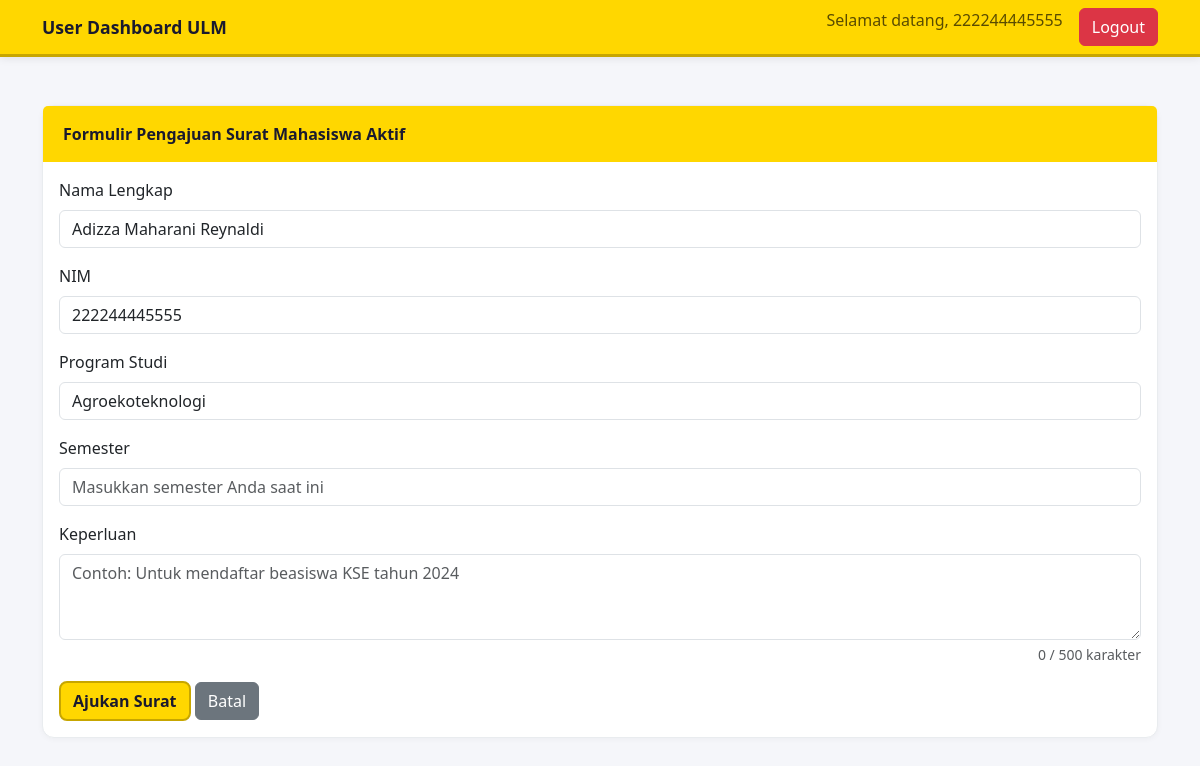
The app's page /user/ajukan_surat_aktif.php (signed in) with its own data.
### tables this page shows
CREATE TABLE `users` (
  `id` int(11) NOT NULL,
  `nama_lengkap` varchar(100) NOT NULL,
  `prodi_id` int(11) DEFAULT NULL,
  `username` varchar(50) NOT NULL,
  `email` varchar(255) DEFAULT NULL,
  `telepon` varchar(20) DEFAULT NULL,
  `password` varchar(255) NOT NULL,
  `foto_profil` varchar(255) DEFAULT NULL,
  `role` enum('admin','user','dekan','wakil_dekan') NOT NULL DEFAULT 'user',
  `created_at` timestamp NOT NULL DEFAULT current_timestamp()
);

CREATE TABLE `program_studi` (
  `id` int(11) NOT NULL,
  `nama_prodi` varchar(255) NOT NULL,
  `nama_fakultas` varchar(255) NOT NULL
);

### user/ajukan_surat_aktif.php (the view, shortened to what this page needs)
<?php
require '../config/database.php';
$stmt = $pdo->prepare("
    SELECT u.nama_lengkap, u.username, p.nama_prodi
    FROM users u
    LEFT JOIN program_studi p ON u.prodi_id = p.id
    WHERE u.id = ?");
$stmt->execute([$_SESSION['user_id']]);
$user = $stmt->fetch();
?>
<!DOCTYPE html>
<html lang="id">
<head>
    <link href="https://cdn.jsdelivr.net/npm/bootstrap@5.3.2/dist/css/bootstrap.min.css" rel="stylesheet">
    <link rel="stylesheet" href="../assets/css/style.css">
    <link rel="stylesheet" href="../assets/css/responsive.css">
</head>
<body>
<nav class="navbar navbar-expand-lg navbar-custom">
    <div class="container">
        <a class="navbar-brand" href="index.php">User Dashboard ULM</a>
        <div class="collapse navbar-collapse">
            <ul class="navbar-nav ms-auto">
                <li class="nav-item">
                    <span class="navbar-text me-3">Selamat datang, <?= htmlspecialchars($_SESSION['username']); ?></span>
                </li>
                <li class="nav-item">
                    <a href="../auth/logout.php" class="btn btn-danger">Logout</a>
                </li>
            </ul>
        </div>
    </div>
</nav>
<div class="container mt-5">
    <div class="card">
        <div class="card-header card-header-custom">
            Formulir Pengajuan Surat Mahasiswa Aktif
        </div>
        <div class="card-body">
            <form action="proses_ajukan.php" method="POST">
                <div class="mb-3">
                    <label for="nama_lengkap" class="form-label">Nama Lengkap</label>
                    <input type="text" class="form-control" id="nama_lengkap" name="nama_lengkap" value="<?= htmlspecialchars($user['nama_lengkap']); ?>" readonly>
                </div>
                <div class="mb-3">
                    <label for="nim" class="form-label">NIM</label>
                    <input type="text" class="form-control" id="nim" name="nim" value="<?= htmlspecialchars($user['username']); ?>" readonly>
                </div>
                <div class="mb-3">
                    <label for="prodi" class="form-label">Program Studi</label>
                    <input type="text" class="form-control" id="prodi" value="<?= htmlspecialchars($user['nama_prodi'] ?? 'Belum diatur'); ?>" readonly>
                </div>
                <div class="mb-3">
                    <label for="semester" class="form-label">Semester</label>
                    <input type="number" class="form-control" id="semester" name="semester" required min="1" max="14" placeholder="Masukkan semester Anda saat ini">
                </div>
                <div class="mb-3">
                    <label for="keperluan" class="form-label">Keperluan</label>
                    <textarea class="form-control" id="keperluan" name="keperluan" rows="3" required placeholder="Contoh: Untuk mendaftar beasiswa KSE tahun 2024"></textarea>
                </div>
                <button type="submit" class="btn btn-primary-custom">Ajukan Surat</button>
                <a href="index.php" class="btn btn-secondary">Batal</a>
            </form>
        </div>
    </div>
</div>
</body>
</html>

### assets/css/style.css (style rules this page uses)
:root { --ulm-yellow: #FFD700; --ulm-yellow-light: #FFF8DC; --ulm-yellow-dark: #C7A600; --ulm-gold: #E6C300; --ulm-dark: #1a1a2e; --ulm-body-bg: #f5f6fa; --primary-color: #FFD700; }
body { background-color: var(--ulm-body-bg); font-family: 'Segoe UI', -apple-system, BlinkMacSystemFont, sans-serif; color: #333; }
.navbar-custom { background: #FFD700; border-bottom: 3px solid #C7A600; padding: 0.5rem 1rem; position: sticky; top: 0; z-index: 1030; box-shadow: 0 2px 8px rgba(0,0,0,0.08); }
.navbar-custom .navbar-brand { color: #1a1a2e; font-weight: 700; font-size: 1.1rem; }
.btn-primary-custom { background: #FFD700; border: 2px solid #C7A600; color: #1a1a2e; font-weight: 600; border-radius: 8px; transition: all 0.2s; }
.card { border: 1px solid #e9ecef; border-radius: 12px; box-shadow: 0 1px 6px rgba(0,0,0,0.04); transition: all 0.2s ease; }
.card-header-custom { background: #FFD700; color: #1a1a2e; font-weight: 700; border-bottom: none; padding: 1rem 1.25rem; }

### assets/css/responsive.css (style rules this page uses)
* { -webkit-tap-highlight-color: transparent; }

### records on screen
users: nama_lengkap "Adizza Maharani Reynaldi", nim "222244445555", prodi.nama_prodi "Agroekoteknologi"

### other values on screen
$_SESSION['username'] "222244445555"
